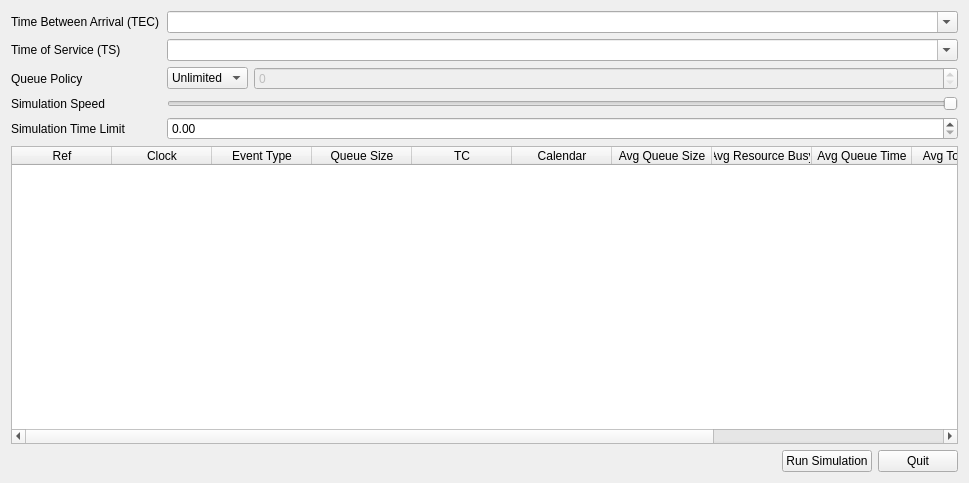
<?xml version="1.0" encoding="UTF-8"?>
<ui version="4.0">
 <class>MainWindow</class>
 <widget class="QMainWindow" name="MainWindow">
  <property name="geometry">
   <rect>
    <x>0</x>
    <y>0</y>
    <width>969</width>
    <height>483</height>
   </rect>
  </property>
  <property name="minimumSize">
   <size>
    <width>569</width>
    <height>309</height>
   </size>
  </property>
  <property name="windowTitle">
   <string>[Coliseum] A simple queue simulator</string>
  </property>
  <widget class="QWidget" name="centralWidget">
   <property name="autoFillBackground">
    <bool>false</bool>
   </property>
   <layout class="QVBoxLayout" name="verticalLayout_2">
    <item>
     <layout class="QHBoxLayout" name="horizontalLayout_2">
      <item>
       <widget class="QLabel" name="label">
        <property name="minimumSize">
         <size>
          <width>150</width>
          <height>0</height>
         </size>
        </property>
        <property name="text">
         <string>Time Between Arrival (TEC)</string>
        </property>
       </widget>
      </item>
      <item>
       <widget class="QComboBox" name="expressionTec">
        <property name="sizePolicy">
         <sizepolicy hsizetype="MinimumExpanding" vsizetype="Fixed">
          <horstretch>0</horstretch>
          <verstretch>0</verstretch>
         </sizepolicy>
        </property>
        <property name="minimumSize">
         <size>
          <width>0</width>
          <height>0</height>
         </size>
        </property>
        <property name="editable">
         <bool>true</bool>
        </property>
        <property name="currentIndex">
         <number>-1</number>
        </property>
        <item>
         <property name="text">
          <string>UNIF ( Min, Max )</string>
         </property>
        </item>
        <item>
         <property name="text">
          <string>TRIA ( Min, Mode, Max )</string>
         </property>
        </item>
        <item>
         <property name="text">
          <string>EXPO ( μ, x0 )</string>
         </property>
        </item>
        <item>
         <property name="text">
          <string>NORM ( μ, σ )</string>
         </property>
        </item>
        <item>
         <property name="text">
          <string>DISC ( P1, V1,... )</string>
         </property>
        </item>
       </widget>
      </item>
     </layout>
    </item>
    <item>
     <layout class="QHBoxLayout" name="horizontalLayout_3">
      <item>
       <widget class="QLabel" name="label_2">
        <property name="minimumSize">
         <size>
          <width>150</width>
          <height>0</height>
         </size>
        </property>
        <property name="text">
         <string>Time of Service (TS)</string>
        </property>
       </widget>
      </item>
      <item>
       <widget class="QComboBox" name="expressionTs">
        <property name="sizePolicy">
         <sizepolicy hsizetype="MinimumExpanding" vsizetype="Fixed">
          <horstretch>0</horstretch>
          <verstretch>0</verstretch>
         </sizepolicy>
        </property>
        <property name="minimumSize">
         <size>
          <width>0</width>
          <height>0</height>
         </size>
        </property>
        <property name="editable">
         <bool>true</bool>
        </property>
        <property name="currentIndex">
         <number>-1</number>
        </property>
        <item>
         <property name="text">
          <string>UNIF ( Min, Max )</string>
         </property>
        </item>
        <item>
         <property name="text">
          <string>TRIA ( Min, Mode, Max )</string>
         </property>
        </item>
        <item>
         <property name="text">
          <string>EXPO ( μ, x0 )</string>
         </property>
        </item>
        <item>
         <property name="text">
          <string>NORM ( μ, σ)</string>
         </property>
        </item>
        <item>
         <property name="text">
          <string>DISC ( P1, V1, ...)</string>
         </property>
        </item>
       </widget>
      </item>
     </layout>
    </item>
    <item>
     <layout class="QHBoxLayout" name="horizontalLayout_4">
      <item>
       <widget class="QLabel" name="label_3">
        <property name="minimumSize">
         <size>
          <width>150</width>
          <height>0</height>
         </size>
        </property>
        <property name="maximumSize">
         <size>
          <width>16777215</width>
          <height>16777215</height>
         </size>
        </property>
        <property name="text">
         <string>Queue Policy</string>
        </property>
       </widget>
      </item>
      <item>
       <widget class="QComboBox" name="queuePolicySelector">
        <property name="minimumSize">
         <size>
          <width>0</width>
          <height>0</height>
         </size>
        </property>
        <property name="editable">
         <bool>false</bool>
        </property>
        <item>
         <property name="text">
          <string>Unlimited</string>
         </property>
        </item>
        <item>
         <property name="text">
          <string>Limited</string>
         </property>
        </item>
       </widget>
      </item>
      <item>
       <widget class="QSpinBox" name="queuePolicyValue">
        <property name="enabled">
         <bool>false</bool>
        </property>
        <property name="sizePolicy">
         <sizepolicy hsizetype="MinimumExpanding" vsizetype="Fixed">
          <horstretch>0</horstretch>
          <verstretch>0</verstretch>
         </sizepolicy>
        </property>
       </widget>
      </item>
     </layout>
    </item>
    <item>
     <layout class="QHBoxLayout" name="horizontalLayout_5">
      <item>
       <widget class="QLabel" name="label_4">
        <property name="minimumSize">
         <size>
          <width>150</width>
          <height>0</height>
         </size>
        </property>
        <property name="text">
         <string>Simulation Speed</string>
        </property>
       </widget>
      </item>
      <item>
       <widget class="QSlider" name="simulationSpeed">
        <property name="maximum">
         <number>100</number>
        </property>
        <property name="singleStep">
         <number>1</number>
        </property>
        <property name="orientation">
         <enum>Qt::Horizontal</enum>
        </property>
        <property name="invertedAppearance">
         <bool>true</bool>
        </property>
        <property name="tickPosition">
         <enum>QSlider::NoTicks</enum>
        </property>
       </widget>
      </item>
     </layout>
    </item>
    <item>
     <layout class="QHBoxLayout" name="horizontalLayout_6">
      <item>
       <widget class="QLabel" name="label_5">
        <property name="minimumSize">
         <size>
          <width>150</width>
          <height>0</height>
         </size>
        </property>
        <property name="text">
         <string>Simulation Time Limit</string>
        </property>
       </widget>
      </item>
      <item>
       <widget class="QDoubleSpinBox" name="simulationTimeLimit">
        <property name="sizePolicy">
         <sizepolicy hsizetype="MinimumExpanding" vsizetype="Fixed">
          <horstretch>0</horstretch>
          <verstretch>0</verstretch>
         </sizepolicy>
        </property>
        <property name="maximum">
         <double>10000000000000000.000000000000000</double>
        </property>
       </widget>
      </item>
     </layout>
    </item>
    <item>
     <layout class="QHBoxLayout" name="centerHorizontalLayout">
      <item>
       <widget class="QTableWidget" name="simulationTableView">
        <column>
         <property name="text">
          <string>Ref</string>
         </property>
        </column>
        <column>
         <property name="text">
          <string>Clock</string>
         </property>
        </column>
        <column>
         <property name="text">
          <string>Event Type</string>
         </property>
        </column>
        <column>
         <property name="text">
          <string>Queue Size</string>
         </property>
        </column>
        <column>
         <property name="text">
          <string>TC</string>
         </property>
        </column>
        <column>
         <property name="text">
          <string>Calendar</string>
         </property>
        </column>
        <column>
         <property name="text">
          <string>Avg Queue Size</string>
         </property>
        </column>
        <column>
         <property name="text">
          <string>Avg Resource Busy</string>
         </property>
        </column>
        <column>
         <property name="text">
          <string>Avg Queue Time</string>
         </property>
        </column>
        <column>
         <property name="text">
          <string>Avg Total Time</string>
         </property>
        </column>
        <column>
         <property name="text">
          <string>Entity Out</string>
         </property>
        </column>
        <column>
         <property name="text">
          <string>Entity Max</string>
         </property>
        </column>
       </widget>
      </item>
     </layout>
    </item>
    <item>
     <layout class="QHBoxLayout" name="horizontalLayout">
      <item>
       <spacer name="horizontalSpacer">
        <property name="orientation">
         <enum>Qt::Horizontal</enum>
        </property>
        <property name="sizeHint" stdset="0">
         <size>
          <width>40</width>
          <height>20</height>
         </size>
        </property>
       </spacer>
      </item>
      <item>
       <widget class="QPushButton" name="runButton">
        <property name="text">
         <string>Run Simulation</string>
        </property>
       </widget>
      </item>
      <item>
       <widget class="QPushButton" name="quitButton">
        <property name="text">
         <string>Quit</string>
        </property>
       </widget>
      </item>
     </layout>
    </item>
   </layout>
  </widget>
 </widget>
 <layoutdefault spacing="6" margin="11"/>
 <resources/>
 <connections/>
</ui>
